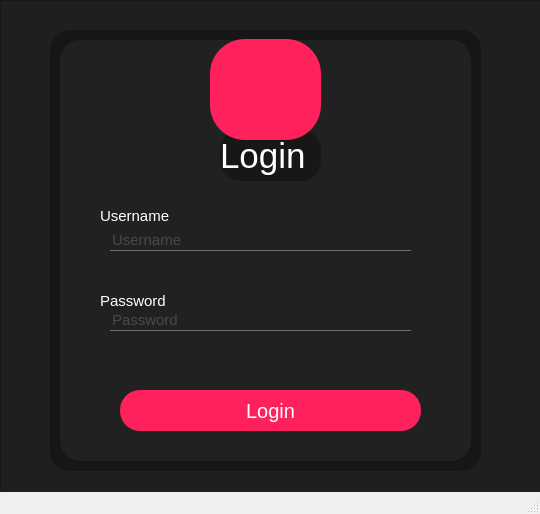
<?xml version="1.0" encoding="UTF-8"?>
<ui version="4.0">
 <class>MainWindow</class>
 <widget class="QMainWindow" name="MainWindow">
  <property name="geometry">
   <rect>
    <x>0</x>
    <y>0</y>
    <width>540</width>
    <height>514</height>
   </rect>
  </property>
  <property name="windowTitle">
   <string>UpLink</string>
  </property>
  <property name="styleSheet">
   <string notr="true"/>
  </property>
  <widget class="QWidget" name="centralwidget">
   <property name="styleSheet">
    <string notr="true"/>
   </property>
   <widget class="QFrame" name="login_main">
    <property name="geometry">
     <rect>
      <x>0</x>
      <y>0</y>
      <width>541</width>
      <height>551</height>
     </rect>
    </property>
    <property name="styleSheet">
     <string notr="true">background-color:rgb(31, 31, 31)</string>
    </property>
    <property name="frameShape">
     <enum>QFrame::StyledPanel</enum>
    </property>
    <property name="frameShadow">
     <enum>QFrame::Raised</enum>
    </property>
    <widget class="QFrame" name="login_buttons_holder">
     <property name="geometry">
      <rect>
       <x>60</x>
       <y>40</y>
       <width>411</width>
       <height>421</height>
      </rect>
     </property>
     <property name="styleSheet">
      <string notr="true">border-radius:20px;
background-color:rgb(47, 47, 47)</string>
     </property>
     <property name="frameShape">
      <enum>QFrame::StyledPanel</enum>
     </property>
     <property name="frameShadow">
      <enum>QFrame::Raised</enum>
     </property>
    </widget>
    <widget class="QFrame" name="transparent_effect_login">
     <property name="geometry">
      <rect>
       <x>50</x>
       <y>30</y>
       <width>431</width>
       <height>441</height>
      </rect>
     </property>
     <property name="styleSheet">
      <string notr="true">background-color:rgba(0,0,0,0.3);
border-radius:20px;</string>
     </property>
     <property name="frameShape">
      <enum>QFrame::StyledPanel</enum>
     </property>
     <property name="frameShadow">
      <enum>QFrame::Raised</enum>
     </property>
     <widget class="QLabel" name="login_title">
      <property name="geometry">
       <rect>
        <x>170</x>
        <y>100</y>
        <width>101</width>
        <height>51</height>
       </rect>
      </property>
      <property name="styleSheet">
       <string notr="true">color:rgb(255, 255, 255);
font-size:35px;
background-color:rgb(40. 40. 40)</string>
      </property>
      <property name="text">
       <string>Login</string>
      </property>
     </widget>
     <widget class="QFrame" name="login_btn_holder">
      <property name="geometry">
       <rect>
        <x>60</x>
        <y>410</y>
        <width>331</width>
        <height>41</height>
       </rect>
      </property>
      <property name="styleSheet">
       <string notr="true">background-color:rgb(38, 38, 38)rgb(47, 47, 47);</string>
      </property>
      <property name="frameShape">
       <enum>QFrame::StyledPanel</enum>
      </property>
      <property name="frameShadow">
       <enum>QFrame::Raised</enum>
      </property>
     </widget>
     <widget class="QFrame" name="username_Frame">
      <property name="geometry">
       <rect>
        <x>20</x>
        <y>170</y>
        <width>381</width>
        <height>80</height>
       </rect>
      </property>
      <property name="styleSheet">
       <string notr="true">QFrame {
	background-color:rgb(38, 38, 38)rgb(47, 47, 47);
}</string>
      </property>
      <property name="frameShape">
       <enum>QFrame::StyledPanel</enum>
      </property>
      <property name="frameShadow">
       <enum>QFrame::Raised</enum>
      </property>
      <widget class="QLineEdit" name="Username">
       <property name="geometry">
        <rect>
         <x>40</x>
         <y>30</y>
         <width>301</width>
         <height>21</height>
        </rect>
       </property>
       <property name="styleSheet">
        <string notr="true">QLineEdit {
	background:transparent;
	border:none;
	color:#717072;
	border-bottom:1px solid #717072;
	font-size:15px;
}</string>
       </property>
       <property name="inputMask">
        <string/>
       </property>
       <property name="text">
        <string/>
       </property>
       <property name="placeholderText">
        <string>Username</string>
       </property>
      </widget>
      <widget class="QLabel" name="Username_label">
       <property name="geometry">
        <rect>
         <x>30</x>
         <y>5</y>
         <width>111</width>
         <height>21</height>
        </rect>
       </property>
       <property name="styleSheet">
        <string notr="true">color:rgb(255, 255, 255);
font-size:15px;</string>
       </property>
       <property name="text">
        <string>Username</string>
       </property>
      </widget>
     </widget>
     <widget class="QFrame" name="password_Frame">
      <property name="geometry">
       <rect>
        <x>20</x>
        <y>250</y>
        <width>381</width>
        <height>80</height>
       </rect>
      </property>
      <property name="styleSheet">
       <string notr="true">QFrame {
	background-color:rgb(38, 38, 38)rgb(47, 47, 47);
}</string>
      </property>
      <property name="frameShape">
       <enum>QFrame::StyledPanel</enum>
      </property>
      <property name="frameShadow">
       <enum>QFrame::Raised</enum>
      </property>
      <widget class="QLineEdit" name="Password">
       <property name="geometry">
        <rect>
         <x>40</x>
         <y>30</y>
         <width>301</width>
         <height>21</height>
        </rect>
       </property>
       <property name="styleSheet">
        <string notr="true">QLineEdit {
	background:transparent;
	border:none;
	color:#717072;
	border-bottom:1px solid #717072;
	font-size:15px;
}</string>
       </property>
       <property name="inputMask">
        <string/>
       </property>
       <property name="text">
        <string/>
       </property>
       <property name="echoMode">
        <enum>QLineEdit::Password</enum>
       </property>
       <property name="placeholderText">
        <string>Password</string>
       </property>
      </widget>
      <widget class="QLabel" name="password_label">
       <property name="geometry">
        <rect>
         <x>30</x>
         <y>10</y>
         <width>111</width>
         <height>21</height>
        </rect>
       </property>
       <property name="styleSheet">
        <string notr="true">color:rgb(255, 255, 255);
font-size:15px;</string>
       </property>
       <property name="text">
        <string>Password</string>
       </property>
      </widget>
     </widget>
     <widget class="QPushButton" name="login_btn">
      <property name="geometry">
       <rect>
        <x>70</x>
        <y>360</y>
        <width>301</width>
        <height>41</height>
       </rect>
      </property>
      <property name="styleSheet">
       <string notr="true">QPushButton {
	background-color:rgb(255, 33, 92);
	color:rgb(255, 255, 255);
	border-radius:20px;
	font-size:20px;
}

QPushButton:hover {
	color:red;
	border-radius:20px;
	background:#333
}</string>
      </property>
      <property name="text">
       <string>Login</string>
      </property>
     </widget>
     <widget class="QFrame" name="image_holder">
      <property name="geometry">
       <rect>
        <x>130</x>
        <y>9</y>
        <width>161</width>
        <height>101</height>
       </rect>
      </property>
      <property name="styleSheet">
       <string notr="true">QFrame {
	background-color:rgb(47, 47, 47)rgb(34, 34, 34)
}</string>
      </property>
      <property name="frameShape">
       <enum>QFrame::StyledPanel</enum>
      </property>
      <property name="frameShadow">
       <enum>QFrame::Raised</enum>
      </property>
      <widget class="QLabel" name="icon">
       <property name="geometry">
        <rect>
         <x>30</x>
         <y>0</y>
         <width>111</width>
         <height>101</height>
        </rect>
       </property>
       <property name="styleSheet">
        <string notr="true">background-color:rgb(255, 33, 92);
border-radius:35px;</string>
       </property>
       <property name="text">
        <string/>
       </property>
       <property name="pixmap">
        <pixmap>icons/login_icon.png</pixmap>
       </property>
       <property name="scaledContents">
        <bool>true</bool>
       </property>
       <property name="alignment">
        <set>Qt::AlignLeading|Qt::AlignLeft|Qt::AlignVCenter</set>
       </property>
      </widget>
     </widget>
    </widget>
   </widget>
  </widget>
  <widget class="QStatusBar" name="statusbar"/>
 </widget>
 <resources>
  <include location="resources/Resources.qrc"/>
 </resources>
 <connections/>
</ui>
